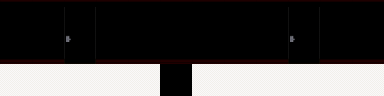

A level layout from a 2D game, rendered from its tile map. Below: a short description, then the map file with its tile-grid data intact:
An orthogonal 12x3 tile map with 32x32 px tiles, 3 tile layers (layer0, layer2, layer3), 1 hidden layer not drawn.

<map version="1.9" tiledversion="1.9.2" orientation="orthogonal" renderorder="right-down" width="12" height="3" tilewidth="32" tileheight="32" infinite="0" nextlayerid="5" nextobjectid="1">
 <tileset firstgid="1" source="res/add_more.tsx" />
 <layer id="4" name="layer0" width="12" height="3" locked="1">
  <data encoding="csv">
0,0,0,0,0,0,0,0,0,0,0,0,
0,0,0,0,0,0,0,0,0,0,0,0,
312,312,312,312,312,0,312,312,312,312,312,312
</data>
 </layer>
 <layer id="1" name="layer1" width="12" height="3" visible="0" locked="1">
  <data encoding="csv">
153,153,153,153,153,153,153,153,153,153,153,153,
153,153,153,153,153,153,153,153,153,153,153,153,
119,120,119,120,119,120,119,120,119,120,119,120
</data>
 </layer>
 <layer id="2" name="layer2" width="12" height="3" locked="1">
  <data encoding="csv">
135,135,135,135,135,135,135,135,135,135,135,135,
151,151,151,151,151,151,151,151,151,151,151,151,
0,0,0,0,0,0,0,0,0,0,0,0
</data>
 </layer>
 <layer id="3" name="layer3" width="12" height="3" locked="1">
  <data encoding="csv">
0,0,9,0,0,0,0,0,0,9,0,0,
0,0,25,0,0,0,0,0,0,25,0,0,
0,0,0,0,0,0,0,0,0,0,0,0
</data>
 </layer>
</map>
